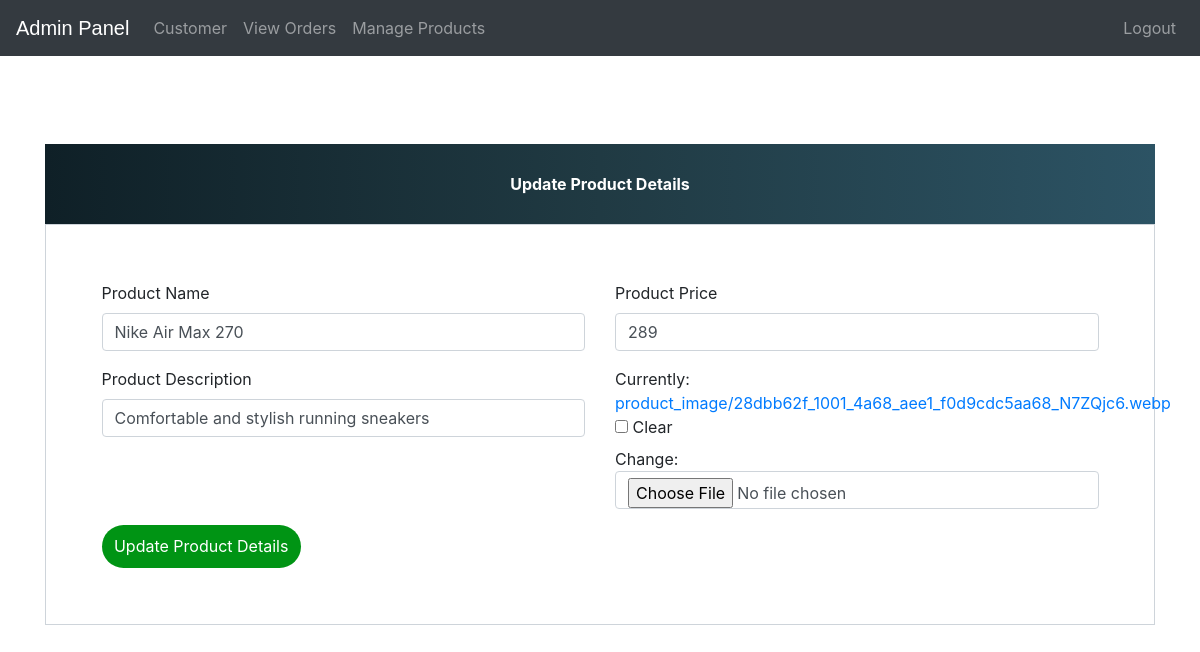
The app's page /update-product/1 (signed in) with its own data.
### ecom/models.py (models this page shows, shortened)
class Product(models.Model):
    name=models.CharField(max_length=40)
    product_image= models.ImageField(upload_to='product_image/',null=True,blank=True)
    price = models.PositiveIntegerField()
    description=models.CharField(max_length=40)

### ecom/views.py (the view)
# urls.py: path('update-product/<int:pk>', views.update_product_view,name='update-product'),
@login_required(login_url='adminlogin')
def update_product_view(request,pk):
    product=models.Product.objects.get(id=pk)
    productForm=forms.ProductForm(instance=product)
    if request.method=='POST':
        productForm=forms.ProductForm(request.POST,request.FILES,instance=product)
        if productForm.is_valid():
            productForm.save()
            return redirect('admin-products')
    return render(request,'ecom/admin_update_product.html',{'productForm':productForm})

### ecom/forms.py
class ProductForm(forms.ModelForm):
    class Meta:
        model=models.Product
        fields=['name','price','description','product_image']

### templates/ecom/admin_update_product.html (shortened to what this page needs)
{% extends 'ecom/admin_base.html' %}
{% load widget_tweaks %}
{% block content %}
<head>
  <link href="//maxcdn.bootstrapcdn.com/bootstrap/4.1.1/css/bootstrap.min.css" rel="stylesheet" id="bootstrap-css">
</head>
<br><br><br><br><br><br>
<form method="post" enctype="multipart/form-data">
  <div class="container register-form">
    <div class="form">
      <div class="note">
        <p>Update Product Details</p>
      </div>
      <div class="form-content">
        <div class="row">
          <div class="col-md-6">
            <div class="form-group">
              <label for="">Product Name</label>
              {% render_field productForm.name class="form-control" placeholder="Product Name" %}
            </div>
            <div class="form-group">
              <label for="">Product Description</label>
              {% render_field productForm.description class="form-control" placeholder="Description" %}
            </div>
          </div>
          <div class="col-md-6">
            <div class="form-group">
              <label for="">Product Price</label>
              {% render_field productForm.price class="form-control" placeholder="Price" %}
            </div>
            <div class="form-group">
              {% render_field productForm.product_image class="form-control" placeholder="product_image" %}
            </div>
          </div>
        </div>
        <button type="submit" class="btnSubmit">Update Product Details</button>
      </div>
    </div>
  </div>
</form>
{% endblock content %}

### templates/ecom/admin_base.html (style rules this page uses)
p { text-align: center; }

### templates/ecom/admin_update_product.html (style rules this page uses)
a:link { text-decoration: none; }
.note { text-align: center; height: 80px; background: #0F2027; background: -webkit-linear-gradient(to left, #2C5364, #203A43, #0F2027); background: linear-gradient(to left, #2C5364, #203A43, #0F2027); color: #fff; font-weight: bold; line-height: 80px; }
.form-content { padding: 5%; border: 1px solid #ced4da; margin-bottom: 2%; }
.form-control { border-radius: 1.5rem; }
.btnSubmit { border: none; border-radius: 1.5rem; padding: 1%; width: 20%; cursor: pointer; background: #009414; color: #fff; }

### records on screen
Product: name "Nike Air Max 270", description "Comfortable and stylish running sneakers", price "289"
